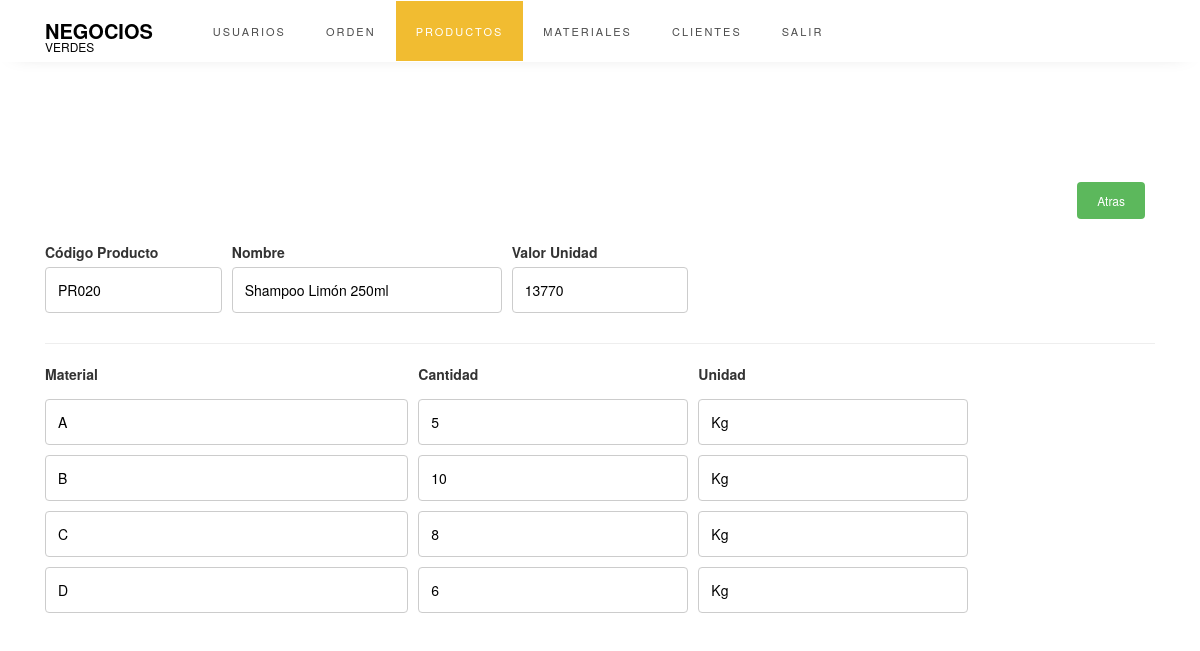
Screenshot of /Views/Views_Producto/V_verProducto.php?id=3 (signed in) with the database file from the repository.
### tables this page shows
CREATE TABLE `producto` (
  `ID_PRODUCTO` int(11) NOT NULL,
  `nombreProducto` varchar(100) NOT NULL,
  `codigoProducto` varchar(20) NOT NULL,
  `valorUnidad` float NOT NULL
);

CREATE TABLE `productomaterial` (
  `ID_PRODUCTO_MATERIAL` int(11) NOT NULL,
  `cantidadMaterialProducto` float NOT NULL,
  `FK_ID_PROCUCTO` int(11) NOT NULL,
  `FK_ID_MATERIAL` int(11) NOT NULL
);

CREATE TABLE `material` (
  `ID_MATERIAL` int(11) NOT NULL,
  `nombreMaterial` varchar(50) NOT NULL,
  `codigoMaterial` varchar(20) NOT NULL,
  `unidadMedidaMaterial` varchar(20) NOT NULL,
  `valorMaterial` float NOT NULL,
  `tipoMaterial` varchar(50) NOT NULL,
  `cantidadMaterialInventario` int(11) NOT NULL
);

### Controller/Controller_Producto/C_verProducto.php (called while the page is built)
<?php
require_once "../../Model/database.php";
$id = $_GET['id'];
$result1 = mysqli_query($conection,"SELECT * FROM producto WHERE ID_PRODUCTO ='$id'");
$result4 = mysqli_query($conection,"SELECT * From material e JOIN productomaterial a ON e.ID_MATERIAL = a.FK_ID_MATERIAL AND a.FK_ID_PROCUCTO = '$id'");
?>

### Views/Views_Producto/V_verProducto.php (the view, shortened to what this page needs)
<!doctype html>
  <html lang="en">
  <head>
    <link rel="stylesheet" href="https://stackpath.bootstrapcdn.com/font-awesome/4.7.0/css/font-awesome.min.css">
    <link rel="stylesheet" href="../../css/style.css">
    <link rel="stylesheet" href="../../css/style-button.css">
    <link rel="stylesheet" href="https://maxcdn.bootstrapcdn.com/bootstrap/3.4.1/css/bootstrap.min.css">
    <link rel="stylesheet" type="text/css" href="/css/style-button.css" media="screen" />
  </head>
  <body>
   <nav class="navbar navbar-expand-lg navbar-dark ftco_navbar bg-dark ftco-navbar-light" id="ftco-navbar">
     <div class="container">
      <a class="navbar-brand" href="../Views_Usuario/V_usuario.php">Negocios <span>Verdes</span></a>
     <div class="collapse navbar-collapse" id="ftco-nav">
       <ul class="navbar-nav m-auto">
        <li class="nav-item"><a href="../Views_Usuario/V_usuario.php" class="nav-link">USUARIOS</a></li>
        <li class="nav-item"><a href="../Views_Orden/V_orden.php" class="nav-link">ORDEN</a></li>
        <li class="nav-item active"><a href="../Views_Producto/V_producto.php" class="nav-link">PRODUCTOS</a></li>
        <li class="nav-item"><a href="../Views_Material/V_material.php" class="nav-link">MATERIALES</a></li>
        <li class="nav-item"><a href="../Views_Cliente/V_cliente.php" class="nav-link">CLIENTES</a></li>
        <li class="nav-item"><a href="../../Controller/cerrarSesion.php" class="nav-link">SALIR</a></li>
      </ul>
    </div>
  </div>
</nav>
<?php
require_once "../../Controller/Controller_Producto/C_verProducto.php";
$produc=mysqli_fetch_array($result1)
  ?>
<div class="container"><br><br><br><br><br>
    <a href="../Views_Producto/V_producto.php" class="btn btn-success float-right" role="button">Atras</a>
    <br><br><br>
    <div class="form-row">
      <div class="col-md-2 mb-3">
        <label for="validationCustom01">Código Producto</label>
        <input type="text" value="<?php echo $produc['codigoProducto'] ?>" class="form-control" id="validationCustom01" aria-label="Disabled input example" required  readonly>
      </div>
      <div class="col-md-3 mb-3">
       <label for="validationCustom01">Nombre</label>
       <input type="text" value="<?php echo $produc['nombreProducto'] ?>" class="form-control" id="validationCustom01" aria-label="Disabled input example" required  readonly>
     </div>
     <div class="col-md-2 mb-3">
       <label for="validationCustom01">Valor Unidad</label>
       <input type="text" value="<?php echo $produc['valorUnidad'] ?>" class="form-control" id="validationCustom01" aria-label="Disabled input example" required  readonly>
     </div>
   </div>
   <hr>
   <div class="form-row">
  <div class="col-md-4 mb-3">
      <label for="validationCustom03">Material</label>
    </div>
    <div class="col-md-3 mb-3">
      <label for="validationCustom03">Cantidad</label>
    </div>
    <div class="col-md-3 mb-3">
      <label for="validationCustom03">Unidad</label>
    </div>
  </div>
     <?php
   while($mostrar=mysqli_fetch_array($result4)){
		 ?>
        <div class="form-row">
  <div class="col-md-4 mb-3">
      <input type="text" value="<?php echo $mostrar['nombreMaterial'] ?>" class="form-control" id="validationCustom01" aria-label="Disabled input example" required  readonly>
    </div>
    <div class="col-md-3 mb-3">
      <input type="text" value="<?php echo $mostrar['cantidadMaterialProducto'] ?>" class="form-control" id="validationCustom01" aria-label="Disabled input example" required  readonly>
    </div>
    <div class="col-md-3 mb-3">
      <input type="text" value="<?php echo $mostrar['unidadMedidaMaterial'] ?>" class="form-control" id="validationCustom01" aria-label="Disabled input example" required  readonly>
    </div>
  </div>
      <?php
	  }
	    ?>
</div>
</html>
</body>
</html>

### css/style-button.css (style rules this page uses)
.btn { border: none; padding: 10px 20px; font-size: 12px; cursor: pointer; display: flex; justify-content: space-between; }
.float-right { margin-left: 10px; margin-right: 10px; }

### rows the page displays
producto: codigoProducto "PR020", nombreProducto "Shampoo Limón 250ml", valorUnidad "13770"
productomaterial: FK_ID_MATERIAL.nombreMaterial "A", cantidadMaterialProducto "5", FK_ID_MATERIAL.unidadMedidaMaterial "Kg"
productomaterial: FK_ID_MATERIAL.nombreMaterial "B", cantidadMaterialProducto "10", FK_ID_MATERIAL.unidadMedidaMaterial "Kg"
productomaterial: FK_ID_MATERIAL.nombreMaterial "C", cantidadMaterialProducto "8", FK_ID_MATERIAL.unidadMedidaMaterial "Kg"
productomaterial: FK_ID_MATERIAL.nombreMaterial "D", cantidadMaterialProducto "6", FK_ID_MATERIAL.unidadMedidaMaterial "Kg"
